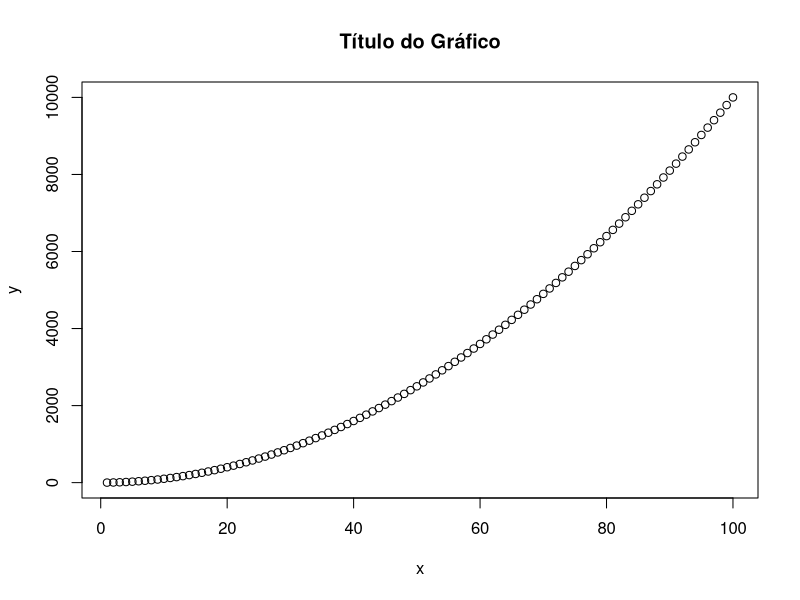

The R script that drew this image:
## ---- chunk 1
# Seu código R aqui
x <- 1:100
y <- x^2
plot(x, y, main = "Título do Gráfico")
